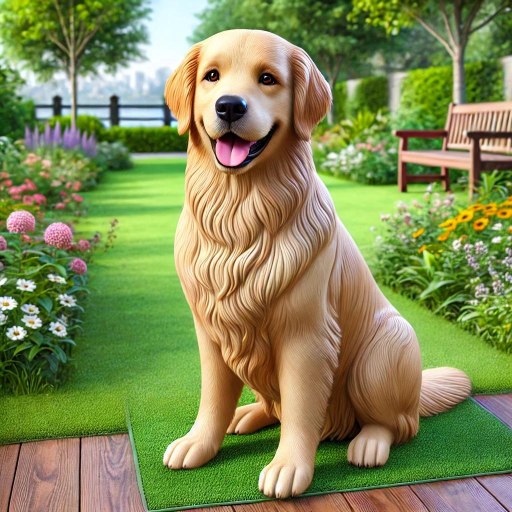
#> input picture prod/Dragon3/backend/pruebasensores/imagensensoresai.JPG, 1024 x 1024 px (shown at 1/2 size)
$ python extractor_features_corregido.py ../../backend/pruebasensores/imagensensoresai.JPG   (older library calls are emulated)
#> lines starting #> are read from the running program, lines starting #| are printed output that depends on the picture
import sys
import json
import numpy as np
import cv2
from skimage import feature, exposure, color
from skimage.feature import graycomatrix, graycoprops
import pywt
import time
import os

def extraer_features_corregido(ruta_imagen):
    """
    Extrae 7 grupos de features de una imagen, con validaciones para garantizar
    que todos los valores son numéricos, no nulos, y en rangos esperados.

    Features:
    1. Raw pixels: media, mediana, desviación, min, max.
    2. Color histograms: histogramas RGB normalizados (8 bins cada canal).
    3. DCT: media, desviación, energía de los coeficientes de alta frecuencia.
    4. HOG: media, desviación, suma.
    5. LBP: histograma (8 bins), uniformidad (proporción de patrones uniformes), entropía.
    6. GLCM: contraste, disimilitud, homogeneidad, energía, correlación.
    7. Wavelet: para 6 subbandas (cH1, cV1, cD1, cH2, cV2, cD2): media, desviación, energía.

    TODAS las features son números reales, sin NaN, sin Inf, y en rangos que se pueden
    escalar posteriormente.
    """
    t0 = time.time()

    # 1. Cargar imagen
    img = cv2.imread(ruta_imagen)
#> img is the input picture: shape (1024, 1024, 3); mean B, G, R 84.9, 138.3, 129.1
    if img is None:
        raise ValueError("No se pudo leer la imagen")

    # Convertir a RGB y escala de grises
    img_rgb = cv2.cvtColor(img, cv2.COLOR_BGR2RGB)
    img_gray = cv2.cvtColor(img, cv2.COLOR_BGR2GRAY)
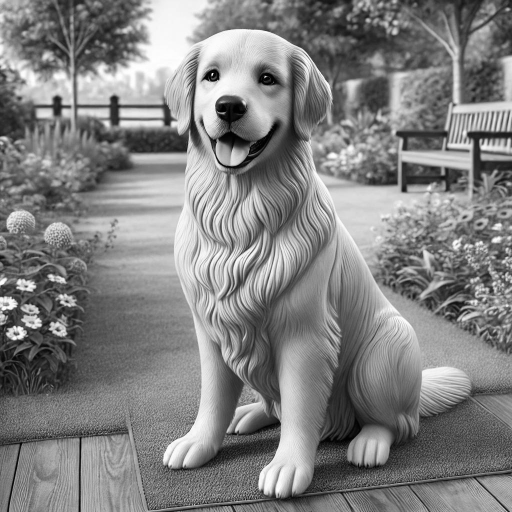
#> img_gray: shape (1024, 1024) (shown at 1/2 size); min 0, max 255, mean 129.5
    h, w = img_gray.shape
#> h = 1024; w = 1024
    total_pixels = h * w
#> total_pixels = 1048576

    features = {}
    tiempos = {}

    # ============================================================
    # 1. RAW PIXELS
    # ============================================================
    t1 = time.time()
    pixels = img_gray.flatten().astype(np.float64)
    features['raw_pixels'] = {
        'mean': float(np.mean(pixels)),
        'median': float(np.median(pixels)),
        'std': float(np.std(pixels)),
        'min': int(np.min(pixels)),
        'max': int(np.max(pixels))
    }
    tiempos['raw_pixels'] = time.time() - t1

    # ============================================================
    # 2. COLOR HISTOGRAMS (normalizados)
    # ============================================================
    t1 = time.time()
    # Histogramas con 8 bins por canal
    hist_r = np.histogram(img_rgb[:,:,0], bins=8, range=(0,255))[0].astype(np.float64)
#> hist_r = [47246, 140889, 174312, 174891, 164219, 148358, 92853, 105808]
    hist_g = np.histogram(img_rgb[:,:,1], bins=8, range=(0,255))[0].astype(np.float64)
#> hist_g = [19962, 78944, 155017, 210331, 208529, 170205, 123507, 82081]
    hist_b = np.histogram(img_rgb[:,:,2], bins=8, range=(0,255))[0].astype(np.float64)
#> hist_b = [243524, 227994, 192234, 133116, 94458, 75835, 45786, 35629]
    # Normalizar por el número total de píxeles
    hist_r = hist_r / total_pixels
#> hist_r = [0.0451, 0.134, 0.166, 0.167, 0.157, 0.141, 0.0886, 0.101]
    hist_g = hist_g / total_pixels
#> hist_g = [0.019, 0.0753, 0.148, 0.201, 0.199, 0.162, 0.118, 0.0783]
    hist_b = hist_b / total_pixels
#> hist_b = [0.232, 0.217, 0.183, 0.127, 0.0901, 0.0723, 0.0437, 0.034]
    features['color_histograms'] = {
        'r': hist_r.tolist(),
        'g': hist_g.tolist(),
        'b': hist_b.tolist()
    }
    tiempos['color_histograms'] = time.time() - t1

    # ============================================================
    # 3. DCT (coeficientes de alta frecuencia)
    # ============================================================
    t1 = time.time()
    block_size = 8
    # Redimensionar a múltiplo de 8 para bloques completos
    h2 = (h // block_size) * block_size
#> h2 = 1024
    w2 = (w // block_size) * block_size
#> w2 = 1024
    if h2 > 0 and w2 > 0:
        img_dct = img_gray[:h2, :w2].astype(np.float32)
        dct_coeffs = []
        for y in range(0, h2, block_size):
            for x in range(0, w2, block_size):
                block = img_dct[y:y+block_size, x:x+block_size]
                dct_block = cv2.dct(block)
                # Coeficientes de alta frecuencia (mitad inferior derecha)
                high_freq = dct_block[4:, 4:].flatten()
                dct_coeffs.extend(high_freq)
#> after the loop, dct_coeffs = 262144 items
        dct_coeffs = np.array(dct_coeffs, dtype=np.float64)
        if len(dct_coeffs) > 0:
            features['dct'] = {
                'mean_high': float(np.mean(dct_coeffs)),
                'std_high': float(np.std(dct_coeffs)),
                'energy_high': float(np.sum(dct_coeffs**2))
            }
        else:
            features['dct'] = {'mean_high': 0.0, 'std_high': 0.0, 'energy_high': 0.0}
    else:
        features['dct'] = {'mean_high': 0.0, 'std_high': 0.0, 'energy_high': 0.0}
    tiempos['dct'] = time.time() - t1

    # ============================================================
    # 4. HOG
    # ============================================================
    t1 = time.time()
    # Redimensionar a 128x128 para consistencia
    if h > 0 and w > 0:
        img_hog = cv2.resize(img_gray, (128, 128))
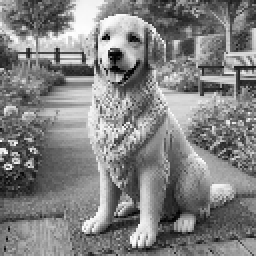
#> img_hog: shape (128, 128) (shown 2 times larger); min 1, max 254, mean 129.5
        hog_features = feature.hog(img_hog, orientations=9, pixels_per_cell=(8,8),
                                   cells_per_block=(2,2), visualize=False)
#> hog_features = 8100 values, max 0.429 at index 6129, min 0 at index 195, mean 0.146
        if len(hog_features) > 0:
            features['hog'] = {
                'mean': float(np.mean(hog_features)),
                'std': float(np.std(hog_features)),
                'sum': float(np.sum(hog_features))
            }
        else:
            features['hog'] = {'mean': 0.0, 'std': 0.0, 'sum': 0.0}
    else:
        features['hog'] = {'mean': 0.0, 'std': 0.0, 'sum': 0.0}
    tiempos['hog'] = time.time() - t1

    # ============================================================
    # 5. LBP (Uniform LBP)
    # ============================================================
    t1 = time.time()
    P = 8
    R = 1
    lbp = feature.local_binary_pattern(img_gray, P=P, R=R, method='uniform')
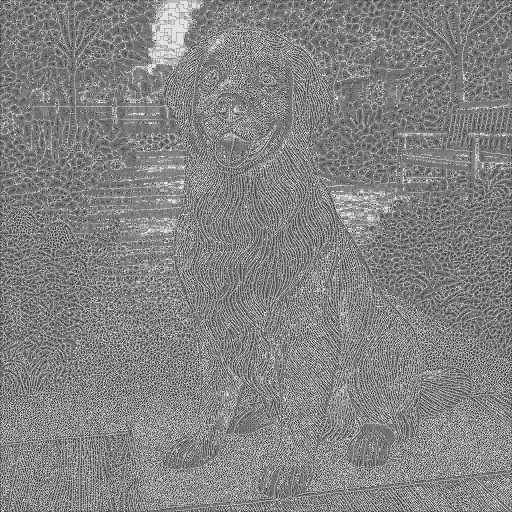
#> lbp: shape (1024, 1024) float64 (shown at 1/2 size); min 0, max 9, mean 4.64; drawn with min black and max white
    # lbp tiene valores 0..P+1, donde P+1 es el código para no uniforme
    # El histograma de 0..P+1 (9 bins en este caso: 0..8)
    hist_lbp, _ = np.histogram(lbp.ravel(), bins=np.arange(0, P+2), range=(0, P+1))
#> hist_lbp = [34388, 63476, 39038, 124451, 328078, 176324, 62980, 67748, 152093]
    hist_lbp = hist_lbp.astype(np.float64) / total_pixels  # normalizar
#> hist_lbp = [0.0328, 0.0605, 0.0372, 0.119, 0.313, 0.168, 0.0601, 0.0646, 0.145]
    # Uniformidad: proporción de píxeles con lbp < P+1 (es decir, uniformes)
    uniform_mask = (lbp < P+1)
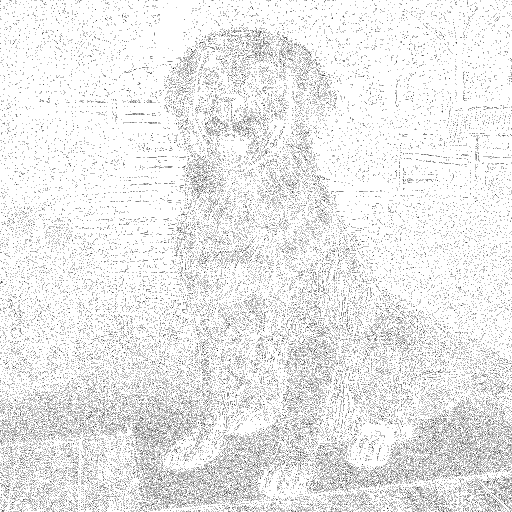
#> uniform_mask: shape (1024, 1024) bool (shown at 1/2 size); 92.1% white; black in thin lines or dots
    uniformity = np.sum(uniform_mask) / total_pixels if total_pixels > 0 else 0.0
#> uniformity = 0.921
    # Entropía del histograma (solo para píxeles uniformes, o sobre todo el histograma)
    # Usamos el histograma normalizado de todos los valores (0..P+1)
    # Para evitar log(0), añadimos un pequeño epsilon
    eps = 1e-10
    entropy = -np.sum(hist_lbp * np.log2(hist_lbp + eps))
#> entropy = 2.81

    features['lbp'] = {
        'histogram': hist_lbp.tolist(),
        'uniformity': float(uniformity),
        'entropy': float(entropy)
    }
    tiempos['lbp'] = time.time() - t1

    # ============================================================
    # 6. GLCM
    # ============================================================
    t1 = time.time()
    # Reducir resolución para acelerar
    if h > 0 and w > 0:
        img_small = cv2.resize(img_gray, (64, 64))
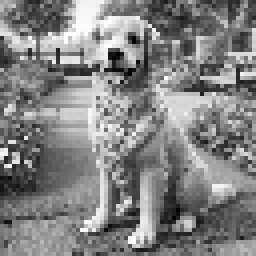
#> img_small: shape (64, 64) (shown 4 times larger); min 2, max 255, mean 130.1
        # Asegurar que los valores son enteros y en rango 0-255
        img_small = np.clip(img_small, 0, 255).astype(np.uint8)
        # Calcular GLCM para 4 ángulos
        try:
            glcm = graycomatrix(img_small, distances=[1], angles=[0, np.pi/4, np.pi/2, 3*np.pi/4],
                                levels=256, symmetric=True, normed=True)
            # Propiedades
            props = ['contrast', 'dissimilarity', 'homogeneity', 'energy', 'correlation']
            glcm_features = {}
            for prop in props:
                val = graycoprops(glcm, prop)[0]
                # Asegurar que todos los valores son no negativos y finitos
                val = np.nan_to_num(val, nan=0.0, posinf=0.0, neginf=0.0)
                # Para energy, puede ser muy pequeño pero nunca negativo
                if prop == 'energy':
                    val = np.maximum(val, 0.0)  # forzar no negativo
                glcm_features[prop] = float(np.mean(val))
#> this loop made 5 passes
#> val on passes 1 to 5: [1864, 2774.5, 2036.4, 2523.1], [29.77, 38.29, 31.59, 35.96], [0.0575, 0.0329, 0.0495, 0.039], [0.0134, 0.0129, 0.0132, 0.0131], [0.681, 0.526, 0.652, 0.569]
#> after the loop, glcm_features = {'contrast': 2299.5, 'dissimilarity': 33.9, 'homogeneity': 0.0447, 'energy': 0.0131, 'correlation': 0.607}
            features['glcm'] = glcm_features
        except Exception as e:
            # Si falla, devolver ceros
            features['glcm'] = {p: 0.0 for p in ['contrast','dissimilarity','homogeneity','energy','correlation']}
    else:
        features['glcm'] = {p: 0.0 for p in ['contrast','dissimilarity','homogeneity','energy','correlation']}
    tiempos['glcm'] = time.time() - t1

    # ============================================================
    # 7. Wavelet (db4, nivel 2)
    # ============================================================
    t1 = time.time()
    try:
        coeffs = pywt.wavedec2(img_gray, 'db4', level=2)
#> coeffs = 3 items
        # Extraer estadísticos de los coeficientes de detalle
        # coeffs = [cA, (cH1, cV1, cD1), (cH2, cV2, cD2)]
        cA, (cH1, cV1, cD1), (cH2, cV2, cD2) = coeffs
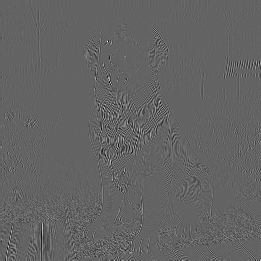
#> cV1: shape (261, 261) float64; min -268.3, max 416.6, mean -0.2; drawn with min black and max white
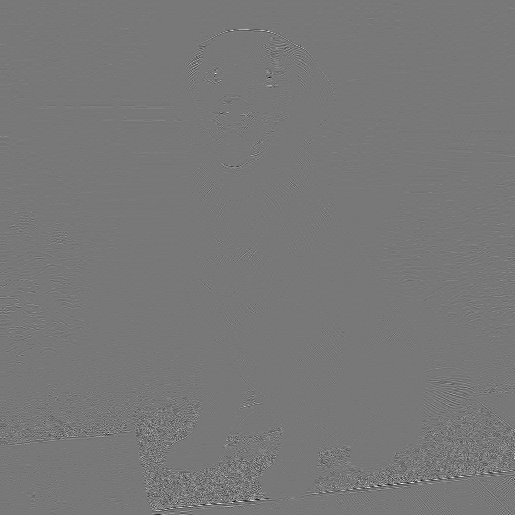
#> cH2: shape (515, 515) float64; min -134.6, max 150.7, mean 0; drawn with min black and max white
        wavelet_features = {}
        for name, arr in [('cH1', cH1), ('cV1', cV1), ('cD1', cD1),
                          ('cH2', cH2), ('cV2', cV2), ('cD2', cD2)]:
            arr = arr.astype(np.float64)
            wavelet_features[name + '_mean'] = float(np.mean(arr))
            wavelet_features[name + '_std'] = float(np.std(arr))
            wavelet_features[name + '_energy'] = float(np.sum(arr**2))
#> this loop made 6 passes
#> name on passes 1 to 6: 'cH1', 'cV1', 'cD1', 'cH2', 'cV2', 'cD2'
#> after the loop, wavelet_features = 18 items
        features['wavelet'] = wavelet_features
    except Exception as e:
        # Si falla, devolver ceros para todas las subbandas
        wavelet_features = {}
        for name in ['cH1','cV1','cD1','cH2','cV2','cD2']:
            wavelet_features[name + '_mean'] = 0.0
            wavelet_features[name + '_std'] = 0.0
            wavelet_features[name + '_energy'] = 0.0
        features['wavelet'] = wavelet_features
    tiempos['wavelet'] = time.time() - t1

    # ============================================================
    # TELEMETRÍA
    # ============================================================
    features['_telemetria'] = {
        'tiempo_total': time.time() - t0,
        'tiempos_por_feature': tiempos,
        'dimensiones_imagen': [h, w, img.shape[2] if len(img.shape)==3 else 1],
        'total_pixels': total_pixels
    }

    # Validación final: asegurar que no hay NaN ni Inf en ninguna feature
    # Recorremos recursivamente y reemplazamos si es necesario
    def clean_values(obj):
        if isinstance(obj, dict):
            return {k: clean_values(v) for k, v in obj.items()}
        elif isinstance(obj, list):
            return [clean_values(v) for v in obj]
        elif isinstance(obj, float):
            if np.isnan(obj) or np.isinf(obj):
                return 0.0
            return obj
        else:
            return obj

    features = clean_values(features)
#> features = 8 items

    return features

if __name__ == '__main__':
    if len(sys.argv) < 2:
        print(json.dumps({"error": "Se requiere ruta de imagen"}))
        sys.exit(1)
    ruta = sys.argv[1]
    try:
        features = extraer_features_corregido(ruta)
#> features = 8 items
        print(json.dumps(features, indent=2))
#> (printed output is left out)
    except Exception as e:
        print(json.dumps({"error": str(e)}))
